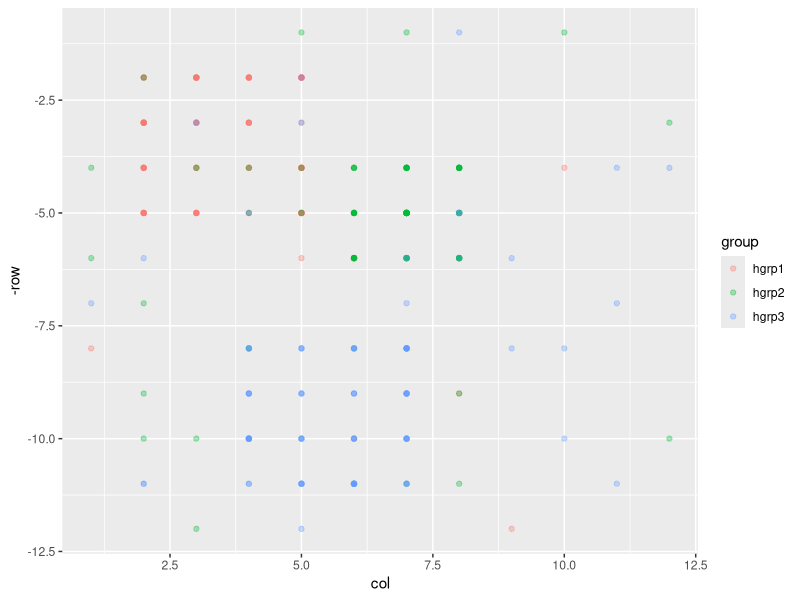
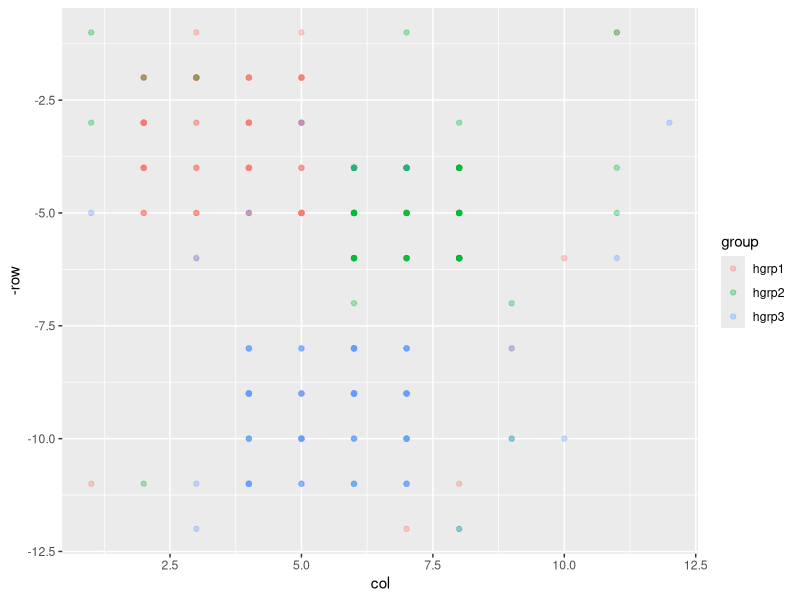
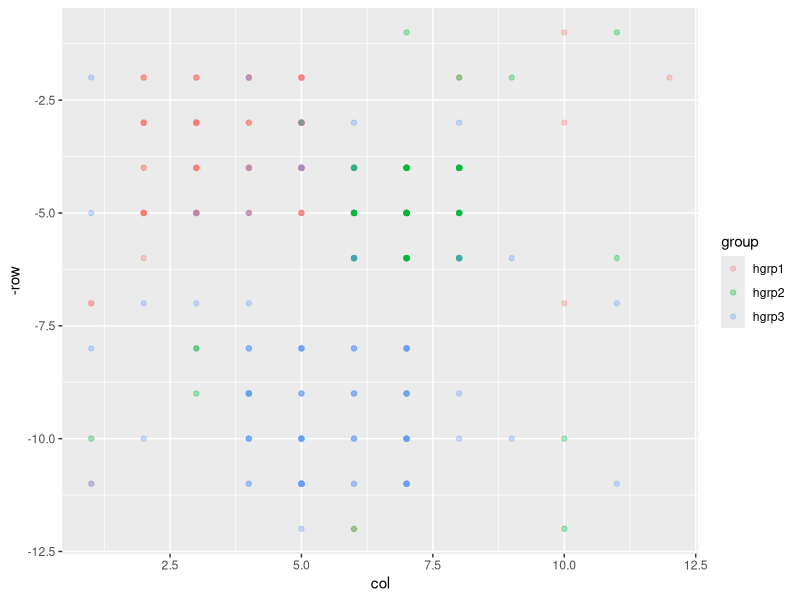
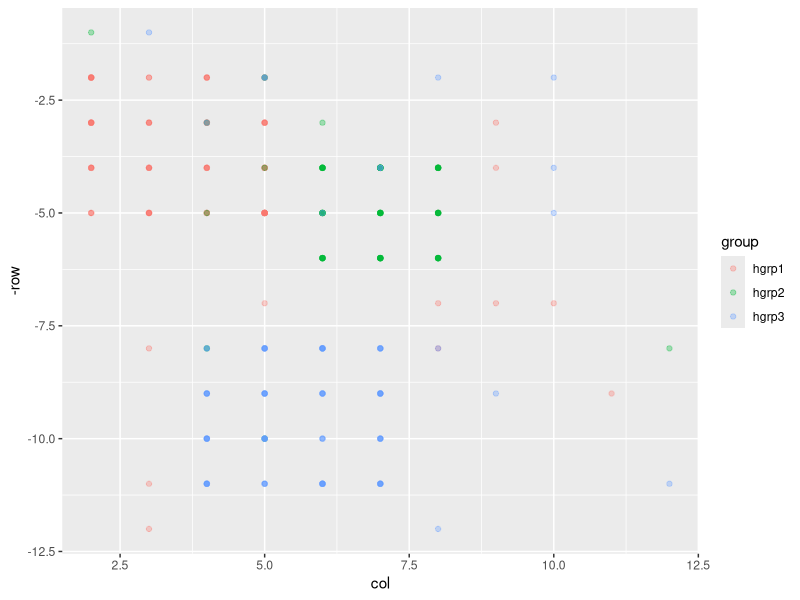
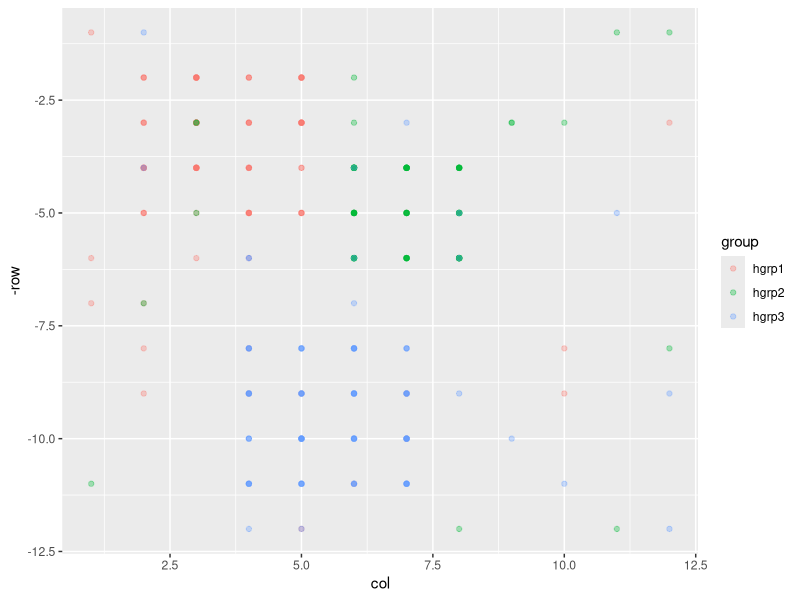
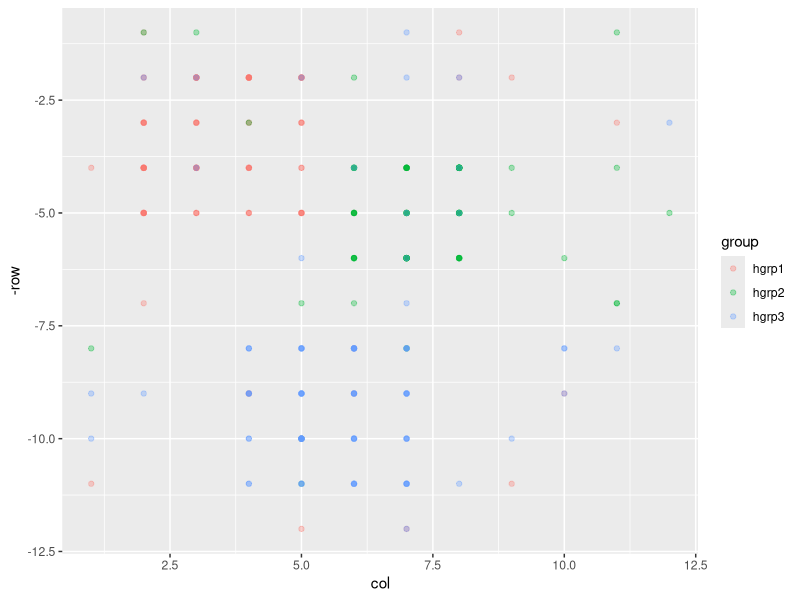
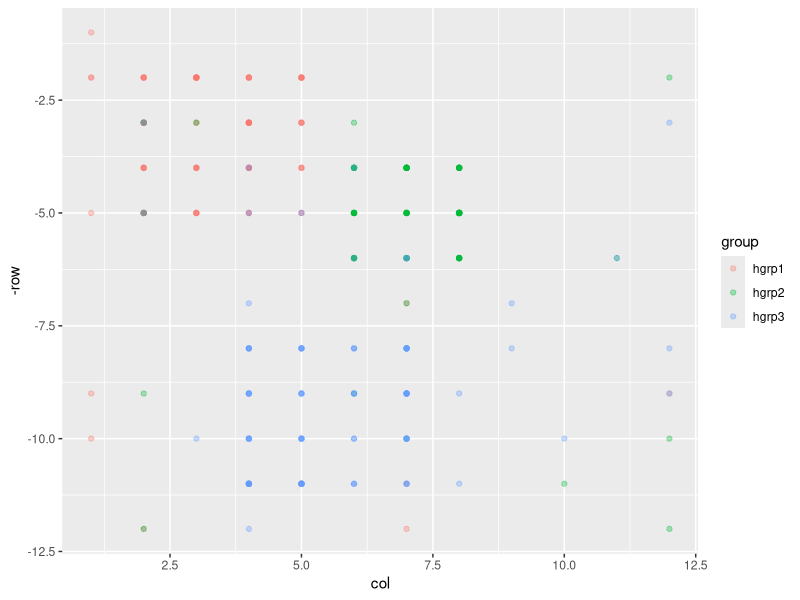
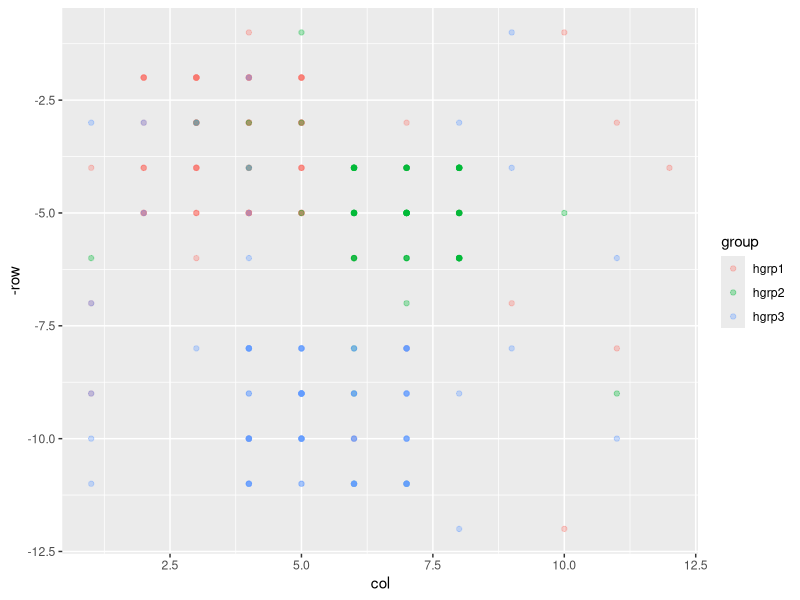

Recreate these plots in R, in order.
## Create Coordinate List for Rectangular Nbh inputing top-left (row,col) and bottom-right (row,col)
RectNbhdMaker <- function( tl_br ){ #tl_br = c( tlr, tlc, brr, brc )
        tlr = tl_br[1]
        tlc = tl_br[2]
        brr = tl_br[3]
        brc = tl_br[4]
        rlen <- brr - tlr + 1
        clen <- brc - tlc + 1
        nbh <- matrix( c(rep( tlr:brr, each=clen ), rep(tlc:brc, times = rlen)), ncol = 2 )
        colnames(nbh) <- c("row","col")
        return( nbh )
}

GridMaker <- function( nrows, ncols ){
     return( RectNbhdMaker( c(topl_row = 1, topl_col = 1, botr_row = nrows, botr_col = ncols)) )
}


######### GRID METRICS 
# distance between blocks
BlcBlcDist <- function( b1, b2 ){
        return( max( abs(b1[1]-b2[1]), abs(b1[2] - b2[2]) ) )
}
# distance between a block and a nbhd
BlcNbhdDist <- function( b, nbhd_coords ){
        return( min( apply( X=nbhd_coords, FUN=function(x){ BlcBlcDist( x,b ) }, MARGIN=1 ) ) )
}
# distance between two nbhds
NbhdNbhdDist <- function( nbhd_coords1, nbhd_coords2 ){
        return( min( apply( nbhd_coords1, MARGIN=1, FUN=function(x){ BlcNbhdDist( x, nbhd_coords2 ) } ) ) )
}
#tests if two blocks are neighbors 
AreNeighbors <- function( b1, b2, radius ){
     return( BlcBlcDist(b1,b2) <= radius )
}

########### INITIALIZATION STUFF
SymMatrixMaker <- function( names, init_val ){
        n <- length(names)
        mat <- matrix( rep( init_val, times = n*n ), nrow = n, ncol = n )
        colnames( mat ) <- names
        rownames( mat ) <- names
        return(mat)
}

AngerMatrixInit <- function( names, min_anger ){
        mat <- SymMatrixMaker( names, min_anger )
        #zeros down the diagonal (no anger within same group)
        mat[ row(mat) == col(mat) ] <- 0
        return(mat)
}

HostilityMatrixInit <- function( names ){
        # initialize so that every group has no hostilities against each other
        return( SymMatrixMaker(names, init_val = 0) )
}

AreaPMFInit <- function( group_names,
                         area_names,
                         grid_layout,
                         within_grp_p = 0.7, 
                         opposing_grp_p = 0.1,
                         ether_p = 0.2){
        area_pmf <- SymMatrixMaker( area_names, init_val = ether_p )
        for( from_grp in group_names ){
                movement_factor <- numeric()
                for( to_grp in group_names ){
                        if( from_grp == to_grp ){
                                area_pmf[from_grp,to_grp] <- within_grp_p
                        }
                        else{
                             from_nbhd <- as.matrix(grid_layout[grid_layout$area == from_grp, ][,c('row','col')])
                             to_nbhd <- as.matrix(grid_layout[grid_layout$area == to_grp, ][,c('row','col')])
                             movement_factor[to_grp] <- 1.0 / NbhdNbhdDist( from_nbhd, to_nbhd )
                        }
                }
                movement_factor <- opposing_grp_p * movement_factor / sum(movement_factor)
                area_pmf[from_grp, names(movement_factor)] <- movement_factor
        }
        return(area_pmf)
}

rviolence <- function( n = 1, 
                       max_violence = 9, 
                       min_violence = 1, 
                       mean_violence = 3,
                       scale = 0.1 ){
        # Generate random violence factors for the agents
        # currently we generate from a binomial-like distribution
        N <- max_violence - min_violence
        binom_mean <- mean_violence - min_violence
        p <- binom_mean / N
        x <- rbinom( n = n, size = N, prob = p)
        
        return( scale * (x + min_violence ) )
}

###### GROUP NEIGHBOR INTERACTION STUFF
AngerCalculator <- function( n_hostilities, prev_anger, min_anger ){
     forget_fac <- 0.9
     prev_fac <- prev_anger * forget_fac
     
     hostility_fac <- 0.0
     if( n_hostilities == 1 ){
          hostility_fac <- 0.5
     }
     else if( n_hostilities == 2){
          hostility_fac <- 0.75
     }
     else if( n_hostilities >= 3){
          hostility_fac <- 1.0
     }
     
     return( max( hostility_fac + (1 - hostility_fac) * prev_fac, min_anger ) )
     
}

AngerMatrixUpdater <- function( hostility_matrix, anger_matrix ){
        n <- nrow(hostility_matrix)
        for( i in 1:n ){
                for( j in 1:n ){
                     if( i!=j ){
                          # note j,i vs i,j below: that way host&tens matrices are aligned the same: row=to, col=from
                          anger_matrix[i,j] <- AngerCalculator( hostility_matrix[j,i], anger_matrix[i,j] )
                     }
                }
        }
        return( anger_matrix )
}


TensionCalculator <- function( grp1, grp2, anger_matrix ){
        # given the asymmetric anger_matrix, return the symmetric tension between groups
        return( max(anger_matrix[grp1,grp2], anger_matrix[grp2,grp1]) )
}

ShootDecision <- function( perp_grp, perp_viol, vict_grp, anger_matrix, lam = 0.5 ){
     grp_tens <- TensionCalculator( perp_grp, vict_grp, anger_matrix )
     p_shoot <- 1 - exp(- lam * (perp_viol * grp_tens))
     return( sample( c(TRUE,FALSE), size = 1, prob = c(p_shoot,1-p_shoot) ) )
}

#HostilityMatrixUpdater <- function( agents_df, anger_matrix, nbr_radius ){
     # initialize new matrix to return
#     updated_hostility_matrix <- HostilityMatrixInit( hostile_group_names )
     # a function to agregate over neighbor agents
#     AgentNeighbors <- function ( agent1, agent2, radius ){
#          b1 = c(agent1['row'], agent1['col'])
#          b2 = c(agent2['row'], agent2['col'])
#          return( AreNeighbors(b1,b2,radius) )
#     }
     # no one shoots near an authority
     #p_vs_h <- agents_df$group == 'police'
     #police <- agents_df[ p_vs_h, ]
     #hostiles <- agents_df[ !p_vs_h, ]
     # this loop will remove all hostile agents from shooting if they are near police
     #not_near_police <- logical()
     #for( i in 1:nrow(police) ){
     #     p <- police[i,]
     #     for( j in 1:nrow(hostiles) ){
     #          h <- hostiles[j,]
     #          not_near_police <- c(not_near_police, !AgentNeighbors(p,h,nbr_radius))
     #     }
     #}
     #hostiles <- hostiles[ not_near_police, ]
     #at this point, every row left in hostiles is not a neighbor of police
     
#     rem_host_names <- unique( as.character(hostiles$group) )
#     for( perp_grp in rem_host_names ){
#          in_grp <- hostiles$group == perp_grp
#          perps <- hostiles[ in_grp, ]
#          victs <- hostiles[ !in_grp, ]
#          for( i in 1:nrow(perps) ){
#               perp <- perps[i, ]
               #which opposing groups are a neighbor of this perp
#               nb <- logical()
#               for( j in 1:nrow(victs) ){
#                    vict <- victs[j, ]
#                    nb <- c(nb, AgentNeighbors(perp,vict,nbr_radius))
#               }
#               nbhs <- unique( as.character( victs[ nb, ]$group ) )
#               if( length(nbhs) != 0) {
#                    for( vict_grp in nbhs ){
#                         if( ShootDecision(perp_grp = perp_grp, 
#                                           perp_viol = perp$violence_fac, 
#                                           vict_grp = vict_grp, 
#                                           anger_matrix = anger_matrix) ){
#                              updated_hostility_matrix[perp$group,vict_grp] = update_hostility_matrix[perp_grp,vict_grp] + 1
#                         }
#                    }
#               }
#          }
#     }
#     return( updated_hostility_matrix )
#}

############### MOVEMENT FUNCTIONS

SingleAgentMoveUpdater <- function( agent, area_names, grid_layout ){
     # step 1: choose which area to move to based on pmf
     area <- sample( area_names, size = 1, prob = agent[ area_names ])
     # step 2: choose where inside that area to move
     # currently set to uniform, but can change
     idxs <- as.numeric(rownames(grid_layout[grid_layout$area == area, ]))
     idx <- sample( idxs, size = 1 )
     # step 3: return the location
     return( c( row = grid_layout[idx,'row'], col = grid_layout[idx, 'col'] ) )
}

MoveUpdater <- function( agent_df, area_names, grid_layout ){
     for( i in 1:nrow(agent_df) ){
          move <- SingleAgentMoveUpdater( agent_df[i, ], area_names, grid_layout )
          agent_df[i, 'row'] <- move['row']
          agent_df[i, 'col'] <- move['col']
     }
     return( agent_df )
}

############### CONSTRUCTION 

GRID <- GridMaker( nrows = 12, ncols = 12 )
     #RectNbhdMaker(c(topl_row = 1, topl_col = 1, botr_row = 12, botr_col = 12))

MIN_ANGER = 0.1 # minimal anger between hostile groups
NEARBY_RADIUS <- 1 # = n => check current block + all blocks within distance of n

HOSTILES <- list(
     hgrp1 = list( nbhd = RectNbhdMaker(c(topl_row = 2, topl_col = 2, botr_row = 5, botr_col = 5)),
                   agents = list(
                        standard = list(
                             n = 100,
                             area_pmf = numeric()
                             ),
                        attack = list(
                             n = 0,
                             area_pmf = numeric()
                             )
                        )
                   ),
     hgrp2 = list( nbhd = RectNbhdMaker(c(topl_row = 4, topl_col = 6, botr_row = 6, botr_col = 8)),
                   agents = list(
                        standard = list(
                             n = 100,
                             area_pmf = numeric()
                             ),
                        attack = list(
                             n = 0,
                             area_pmf = numeric()
                             )
                        )
                   ),
     hgrp3 = list( nbhd = RectNbhdMaker(c(topl_row = 8, topl_col = 4, botr_row = 11, botr_col = 7)),
                   agents = list(
                        standard = list(
                             n = 100,
                             area_pmf = numeric()
                        ),
                        attack = list(
                             n = 0,
                             area_pmf = numeric()
                        )
                   )
     )    
)

HOSTILES_NAMES <- names(HOSTILES)

area <- character()
row <- numeric()
col <- numeric()
for( hgn in HOSTILES_NAMES ){
     nbhd <- HOSTILES[[hgn]]$nbhd
     area <- c(area, rep(hgn, times = nrow(nbhd)))
     row <- c(row, nbhd[,'row'])
     col <- c(col, nbhd[,'col'])
}
GRID_LAYOUT <- data.frame( area = area, row = row, col = col)
rm( nbhd, area, row, col ) #cleanup

ether <- GRID
for( hgn in HOSTILES_NAMES ){
     ether <- ether[apply( ether, MARGIN = 1, FUN = function(x){ !all(is.element(x,GRID_LAYOUT[[hgn]])) } ),]
}
if(nrow(ether) > 0){
     GRID_LAYOUT <- rbind(GRID_LAYOUT, 
                          data.frame( area = rep('ether', times = nrow(ether)), row = ether[,'row'], col = ether[,'col'] ))
}
rm( ether ) #cleanup
AREA_NAMES <- unique(as.character(GRID_LAYOUT$area))
AREA_NAMES

group <- character()
agent_class <- character()
for( hgn in HOSTILES_NAMES ){
     agent_types <- names( HOSTILES[[hgn]]$agents )
     for( atype in agent_types ){
          n <- HOSTILES[[hgn]]$agents[[atype]]$n
          group <- c(group, as.character(rep(hgn, times = n)))
          agent_class <- c(agent_class, as.character(rep(atype, times = n)))
     }
}
HOSTILES_DF <- data.frame( group = group, agent_class = agent_class)

apmf <- AreaPMFInit( group_names = HOSTILES_NAMES, 
                     area_names = AREA_NAMES,
                     grid_layout = GRID_LAYOUT,
                     within_grp_p = 0.8,
                     opposing_grp_p = 0.05,
                     ether_p = 0.15 )
HOSTILES_DF <- merge( HOSTILES_DF, as.data.frame( apmf ), by.x = "group", by.y = 0 )
v <- rviolence( n = nrow(HOSTILES_DF) )
HOSTILES_DF$violence_fac <- v
rm( group, agent_class, agent_types, hgn, atype, n, apmf, v ) #cleanup

#Look at 15 random agents from HOSTILES_DF
HOSTILES_DF[sort(sample(1:nrow(HOSTILES_DF), size = 15)), ]

require(ggplot2)
for( i in 1:50 ){
     HOSTILES_DF <- MoveUpdater( HOSTILES_DF, area_names = AREA_NAMES, grid_layout = GRID_LAYOUT)
     print(ggplot( data = HOSTILES_DF, aes( x = col, y = -row, col=group )  ) + geom_point(alpha = 0.33))
     Sys.sleep( time = 1 )
}

